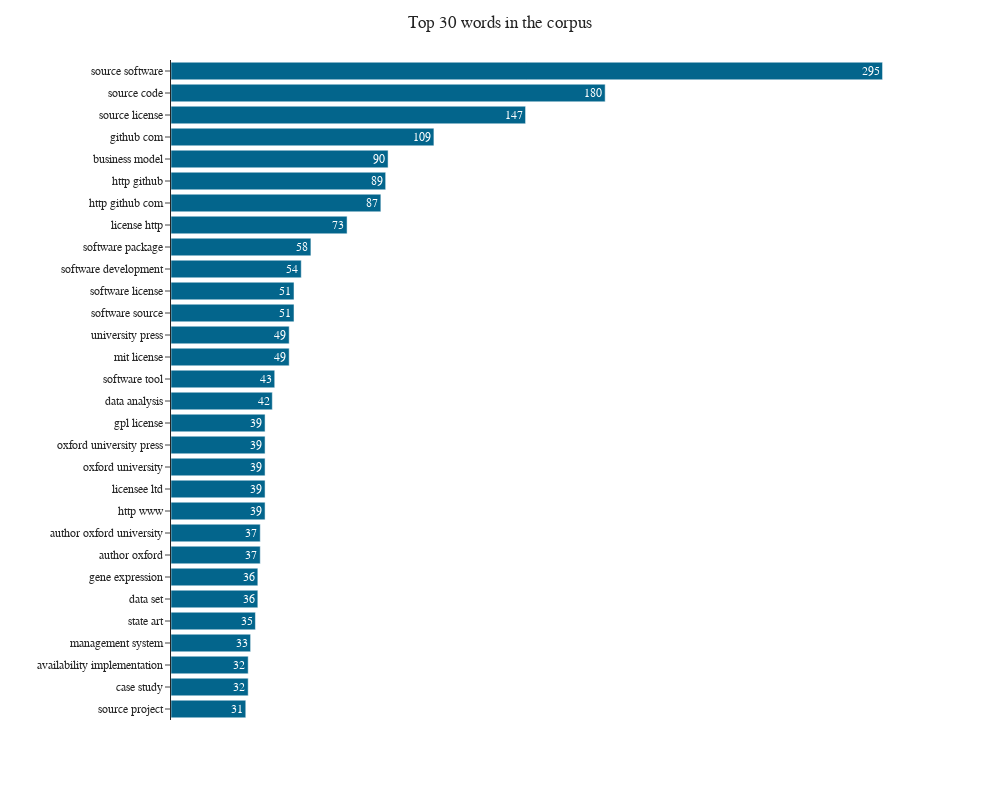

Source (notebook cell):
### Code cell
def get_top_n_gram(corpus, n=None):
    vec = CountVectorizer(ngram_range=(2, 3)).fit(corpus)
    bag_of_words = vec.transform(corpus)
    
    sum_words = bag_of_words.sum(axis=0).round(2)
    words_freq = [(word, sum_words[0, idx]) for word, idx in vec.vocabulary_.items()]
    words_freq =sorted(words_freq, key = lambda x: x[1], reverse=True)
    return words_freq[:n]

top_words = get_top_n_gram(corpus["Abstract"], 30)
df3 = pd.DataFrame(top_words, columns = ["n_gram", "count"])

barh_chart(df3, "count", "n_gram", "Top 30 words in the corpus")

### Figure 1 — Plotly figure (JSON) as saved in the notebook; plotly's stock layout.template omitted (floating-point values rounded to 4 significant figures)
{"data": [{"alignmentgroup": "True", "hovertemplate": "count=%{text}<br>n_gram=%{y}<extra></extra>", "legendgroup": "", "marker": {"color": "#03658C", "pattern": {"shape": ""}}, "name": "", "offsetgroup": "", "orientation": "h", "showlegend": false, "text": [295, 180, 147, 109, 90, 89, 87, 73, 58, 54, 51, 51, 49, 49, 43, 42, 39, 39, 39, 39, 39, 37, 37, 36, 36, 35, 33, 32, 32, 31], "textposition": "auto", "type": "bar", "x": [295, 180, 147, 109, 90, 89, 87, 73, 58, 54, 51, 51, 49, 49, 43, 42, 39, 39, 39, 39, 39, 37, 37, 36, 36, 35, 33, 32, 32, 31], "xaxis": "x", "y": ["source software", "source code", "source license", "github com", "business model", "http github", "http github com", "license http", "software package", "software development", "software source", "software license", "mit license", "university press", "software tool", "data analysis", "http www", "licensee ltd", "oxford university", "oxford university press", "gpl license", "author oxford", "author oxford university", "data set", "gene expression", "state art", "management system", "case study", "availability implementation", "source project"], "yaxis": "y"}], "layout": {"barmode": "relative", "font": {"family": "Times New Roman", "size": 12}, "height": 800, "legend": {"tracegroupgap": 0}, "margin": {"t": 60}, "title": {"text": "Top 30 words in the corpus", "x": 0.5, "xanchor": "center", "y": 0.98, "yanchor": "top"}, "width": 1000, "xaxis": {"anchor": "y", "domain": [0, 1], "title": {"text": ""}, "visible": false}, "yaxis": {"anchor": "x", "categoryorder": "max ascending", "domain": [0, 1], "title": {"text": ""}}}}
